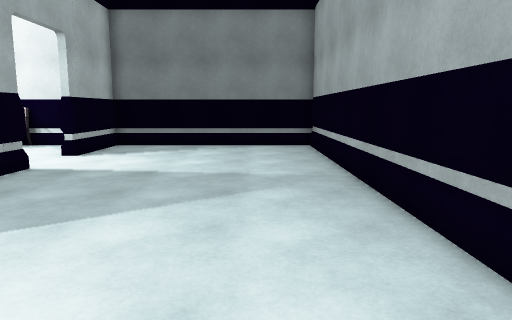
View 1 (above)

24 first-person views from a walk through a 3-D level made in the Unity game engine. The camera is 1.5 m above the floor, tilts 8° down and sees 70° across. Doors are open. The floor is counted in squares, 1 m on a side. Each view is taken from the middle of a square. On the plan, view 1 faces up. The plan holds only what a view shows up to about 16 squares ahead; the rest is blank. The place goes on beyond the plan. Some animated figures are not drawn. Some surface patterns are stand-ins.

View 2
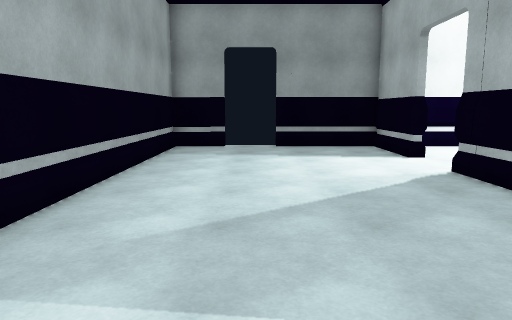

View 3
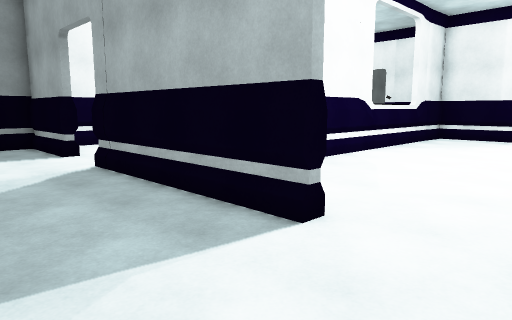

View 4
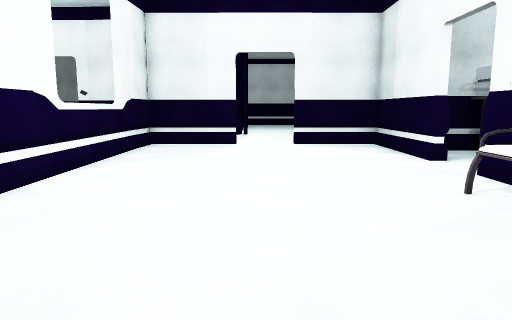

View 5
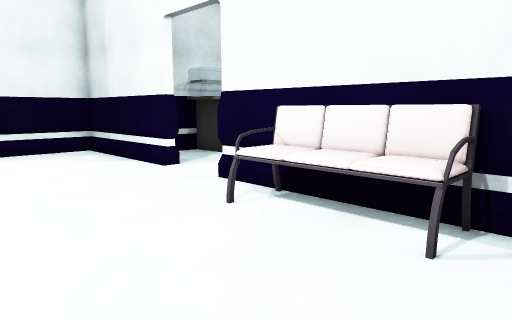

View 6
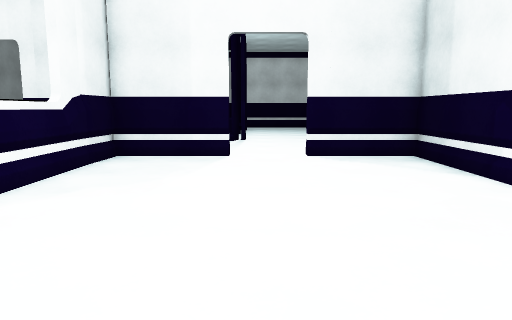

View 7
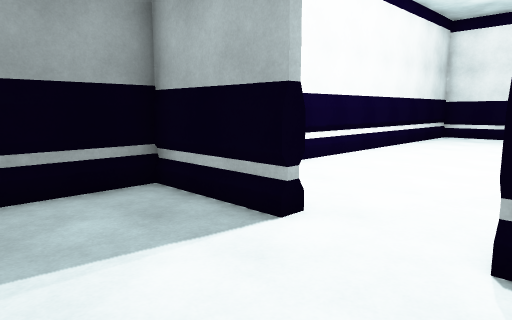

View 8
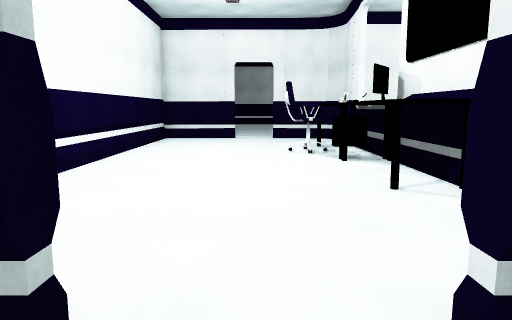

View 9
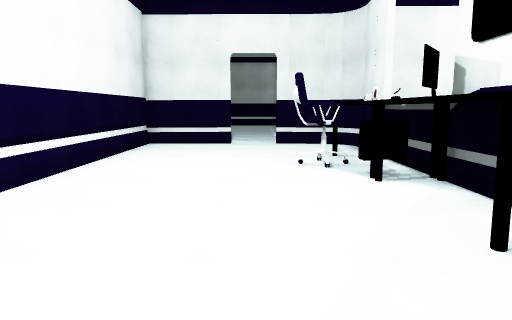

View 10
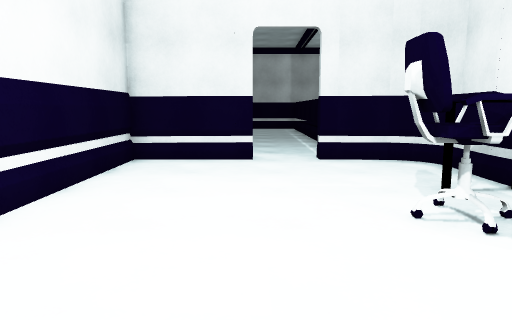

View 11
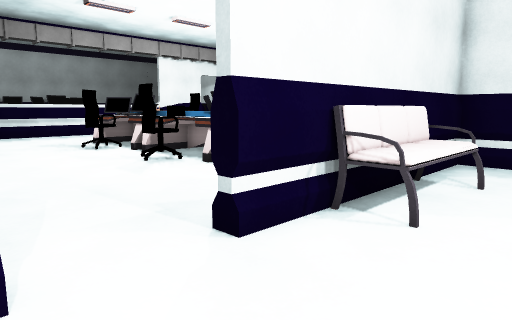

View 12
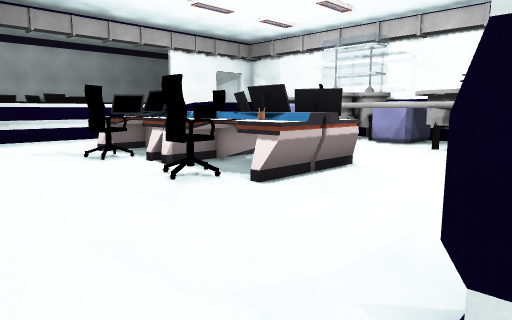

View 13
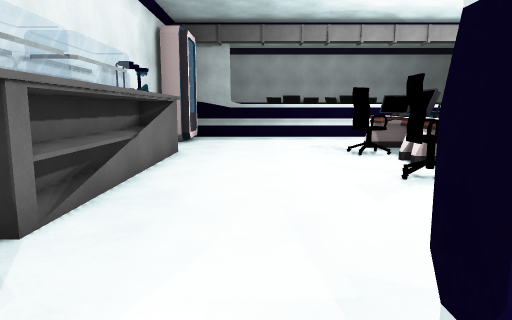

View 14
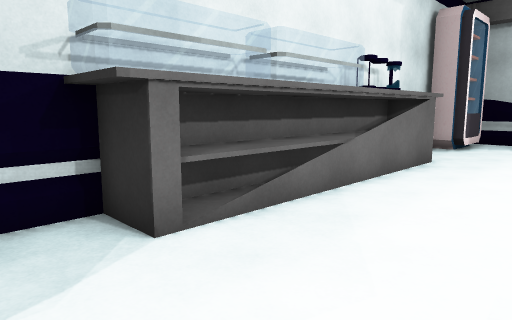

View 15
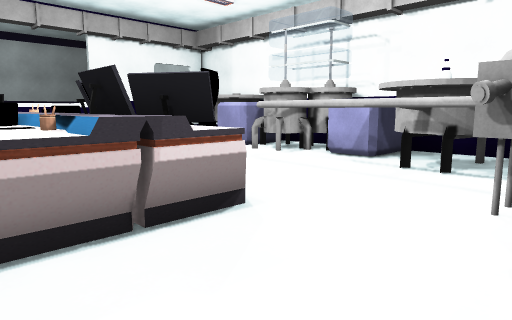

View 16
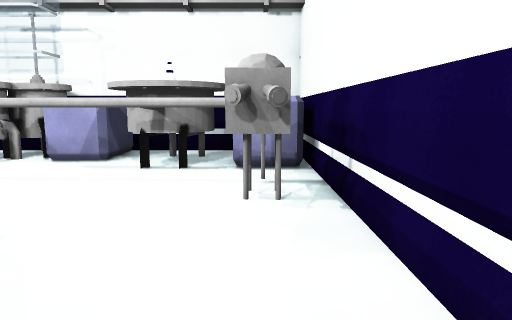

View 17
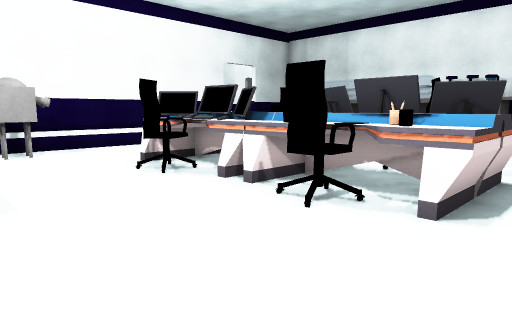

View 18
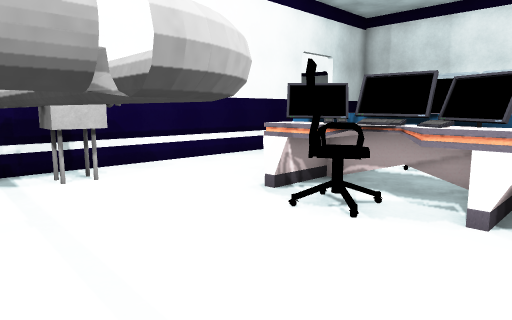

View 19
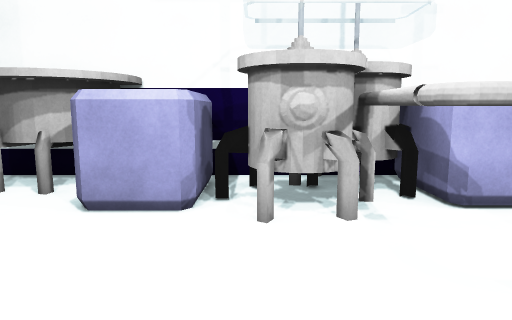

View 20
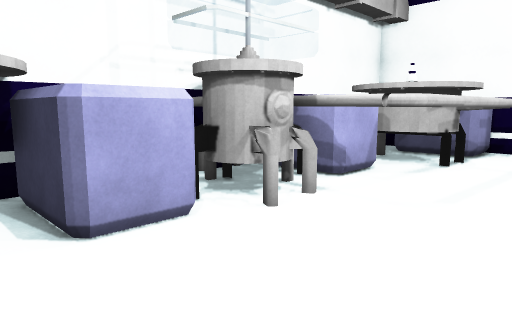

View 21
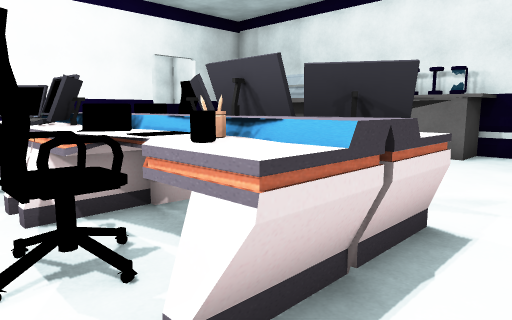

View 22
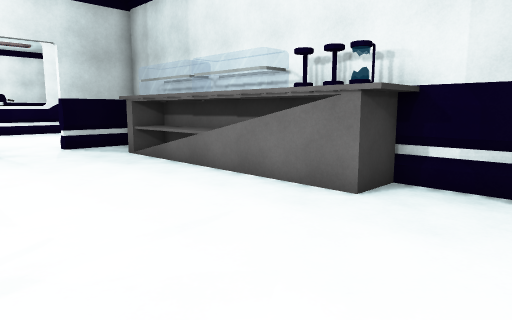

View 23
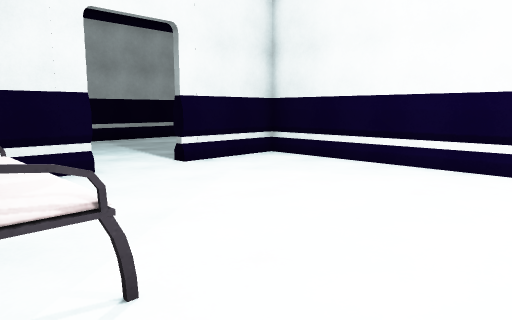

View 24
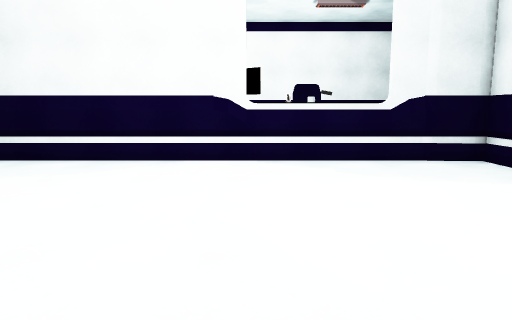

### Floor plan
Points are (right, up) in squares from view 1. A wall is a line through its corners. A room is listed if a view was taken in it or the views show most of it. See-through windows are left out.
Room 1 (views 1, 2, 3, 4, 5, 6, 7, 8, 9, 10, 11, 12, 13, 23)
walls: (-6.1, 9.1) (-5.9, 9.1) (-5.9, 2.2); (-6.1, 11.6) (-6.1, 15.3); (-6.2, -0.2) (-5.9, -0.2); (-19.1, 5.1) (-21.6, 5.1); (-11.4, 15.2) (-14.2, 15.2); (-7.6, 15.2) (-9.6, 15.2); (-21.7, 5.3) (-18.4, 5.3); (-22, 5.1) (-22.5, 4.7) (-22.8, 4.2); (-22.7, 4.4) (-22.8, 3.9); (-22.9, 4) (-22.9, 1.9); (-22.9, 0) (-22.9, -3.7) (-10.8, -3.7)
low walls: (-10.6, 5.3) (-6.1, 5.3) (-6.1, 9.1); (-5.9, -0.2) (-5.9, -3.7) (-1.8, -3.7); (-9, -3.7) (-7.4, -3.7); (-16.5, 15.6) (-16.5, 15.2) (-21.7, 15.2) (-21.7, 11.6); (-21.7, 9.1) (-21.7, 5.2) (-22.1, 5); (0.2, -3.7) (2.3, -3.7) (2.3, 15.2) (-5.9, 15.2) (-5.9, 11.6)
ways out: opening at (-15.5, 15) to room 2; opening at (-23, 0.5); opening at (-22, 10.5); gap at (-1, -4)
objects: other object (-19, 4) to (-16, 5); chair (-18, 2) to (-16, 3); other object (-17, 4); other object (-16, 4); other object (-15, 5); other object (-14, 4) to (-11, 5); sofa (-12, 14) to (-9, 15)
Room 2 (views 14, 15, 16, 17, 18, 19, 20, 21, 22, 24)
walls: (-2.4, 24.4) (0.4, 24.2); (-9.5, 15.6) (1, 15.6); (-1.3, 24.7) (-1, 25) (-1, 25.5) (-0.8, 25.8); (-1.3, 24.7) (-1, 24.9); (-1.3, 26) (-0.7, 25.9); (-1.3, 26) (-0.7, 25.7); (-5.2, 16.4) (-5.2, 17.5) (-4.2, 17.4); (-13.5, 15.6) (-11.4, 15.6); (-0.9, 25.1) (-1, 25.3) (-0.8, 25.7); (-0.9, 25.1) (-1, 25.3); (-18.9, 26.4) (-18.9, 18.5); (-3.3, 17.6) (-2.9, 24); (-19.4, 26.8) (-17.7, 26.8) (-17.7, 18.1) (-19.4, 18.1) (-19.4, 16.9); (1.1, 25.3) (1.6, 25.3); (-19, 15.6) (-16.5, 15.6); (2.3, 25.8) (2.3, 27)
low walls: (-19.4, 28.8) (-19.4, 26.8)
ways out: opening at (-15.5, 15) to room 1
objects: other object (-19, 30); chair (-12, 22) to (-11, 22); other object (-12, 26) to (-11, 27); other object (-10, 20); other object (-10, 21); other object (-10, 22); other object (-10, 23); desk (-10, 24) to (-9, 29); desk (-9, 20) to (-7, 24); other object (-8, 25) to (-8, 26); other object (-8, 27); other object (-8, 28); other object (-8, 28) to (-7, 29); chair (-7, 21) to (-6, 22); other object (-7, 25); chair (-7, 26) to (-7, 27); crate (-1, 27) to (1, 29)

Positions as (right, up) in squares from view 1, and headings:
1: (0, 0), facing up
2: (-1, 11), facing down
3: (-2, 12), facing down-left
4: (-6, 10), facing left
5: (-8, 10), facing up-left
6: (-10, 10), facing left
7: (-2, 3), facing down-left
8: (-4, 1), facing left
9: (-7, 1), facing left
10: (-12, 0), facing left
11: (-17, 12), facing up-right
12: (-16, 15), facing up-right
13: (-15, 14), facing up
14: (-14, 16), facing up-left
15: (-11, 16), facing up-right
16: (-11, 17), facing right
17: (-2, 30), facing down-left
18: (-2, 25), facing down-left
19: (-6, 26), facing right
20: (-5, 30), facing down-right
21: (-6, 30), facing down-left
22: (-12, 30), facing down-left
23: (-15, 15), facing down-right
24: (-15, 16), facing down
